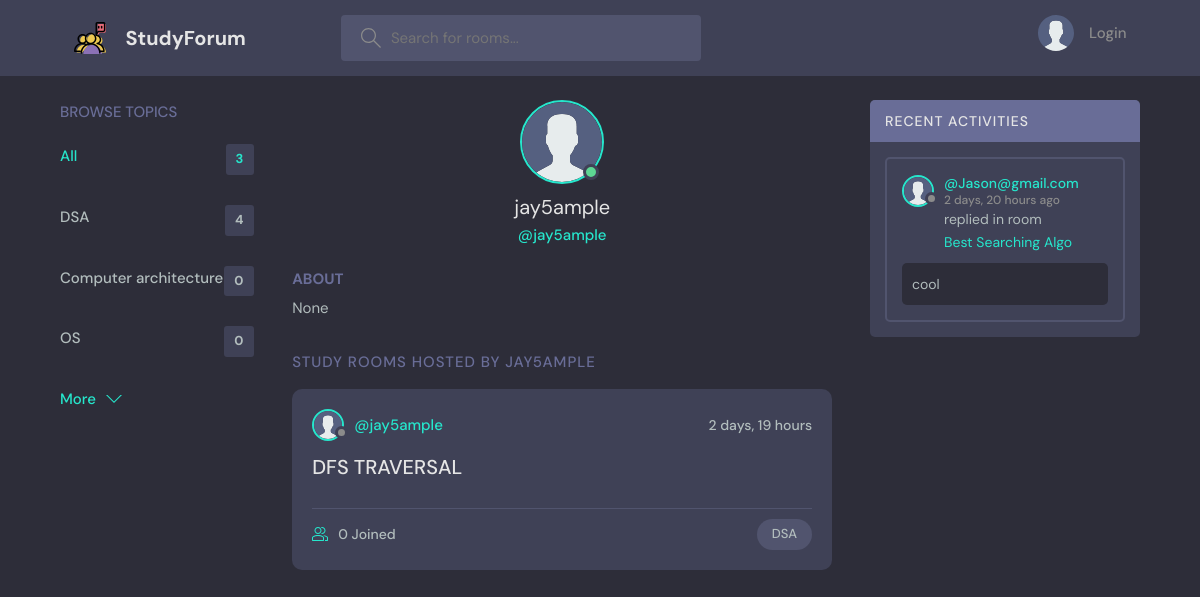
Page /profile/9/ on the committed database.
### base/models.py (models this page shows, shortened)
class Topic(models.Model):
     name = models.CharField(max_length = 200)

class User(AbstractUser):
    name = models.CharField(max_length=200, null=True)
    email = models.EmailField(unique=True, null=True)
    bio = models.TextField(null=True)
    avatar = models.ImageField(null=True,default="avatar.svg")
    USERNAME_FIELD = 'email'
    REQUIRED_FIELDS = []

class Room(models.Model):
    host = models.ForeignKey(User, on_delete = models.SET_NULL, null = True)
    topic = models.ForeignKey(Topic, on_delete = models.SET_NULL, null = True)
    name = models.CharField(max_length=200)
    description = models.TextField(null=True, blank=True)
    participants = models.ManyToManyField(User,related_name='participants',blank=True)
    updated = models.DateTimeField(auto_now=True)
    created = models.DateTimeField(auto_now_add=True)
    class Meta:
         ordering = ['-updated','-created']
    def __str__(self):
        return self.name

class Message(models.Model):
        user = models.ForeignKey(User, on_delete = models.CASCADE)
        room = models.ForeignKey(Room, on_delete = models.CASCADE)
        body = models.TextField()
        updated = models.DateTimeField(auto_now = True)
        created = models.DateTimeField(auto_now_add = True)
        class Meta:
         ordering = ['-updated','-created']

### base/views.py (the view)
# urls.py: path('profile/<str:pk>/', views.userProfile, name="user-profile"),
def userProfile(request,pk):
    user = User.objects.get(id=pk)
    rooms = user.room_set.all()
    room_messages = user.message_set.all()
    topics = Topic.objects.all()
    context = {'user':user,'rooms':rooms, 'room_messages':room_messages,'topics':topics}
    return render(request, 'base/profile.html' , context)

### base/templates/base/profile.html (shortened to what this page needs)
{% extends 'main.html' %}
{% block content %}
  <main class="profile-page layout layout--3">
    <div class="container">
      {% include 'base/topics_component.html' %}
      <div class="roomList">
        <div class="profile">
          <div class="profile__avatar">
            <div class="avatar avatar--large active">
              <img src="{{user.avatar.url}}" />
            </div>
          </div>
          <div class="profile__info">
            <h3>{{user.username}}</h3>
            <p>@{{user.username}}</p>
          </div>
          <div class="profile__about">
            <h3>About</h3>
            <p>
              {{user.bio}}
            </p>
          </div>
        </div>
        <div class="roomList__header">
          <div>
            <h2>Study Rooms Hosted by {{user.username}}</a>
            </h2>
          </div>
        </div>
        {% include 'base/feed_component.html' %}
      </div>
      {% include 'base/activity_component.html' %}
    </div>
  </main>
{% endblock content %}

### base/templates/base/topics_component.html
<div class="topics">
          <div class="topics__header">
            <h2>Browse Topics</h2>
          </div>
          <ul class="topics__list">
            <li>
              <a href="{% url 'home' %}" class="active">All <span>{{topics.count}}</span></a>
            </li>
            {% for topic in topics %}
            <li>
              <a href="{% url 'home' %}?q={{topic.name}}">{{topic.name}} <span>{{topic.room_set.all.count}}</span></a>
            </li>
            {% endfor %}
          </ul>
          <a class="btn btn--link" href="{% url 'topics' %}">
            More
            <svg version="1.1" xmlns="http://www.w3.org/2000/svg" width="32" height="32" viewBox="0 0 32 32">
              <title>chevron-down</title>
              <path d="M16 21l-13-13h-3l16 16 16-16h-3l-13 13z"></path>
            </svg>
          </a>
        </div>

### base/templates/base/feed_component.html (shortened to what this page needs)
{% for room in rooms %}
<div class="roomListRoom">
            <div class="roomListRoom__header">
              <a href="{% url 'user-profile' room.host.id %}" class="roomListRoom__author">
                <div class="avatar avatar--small">
                  <img src="{{room.host.avatar.url}}" />
                </div>
                <span>@{{room.host.username}}</span>
              </a>
              <div class="roomListRoom__actions">
                <span>{{room.created|timesince}}</span>
              </div>
            </div>
            <div class="roomListRoom__content">
              <a href="{% url 'room' room.id %}">{{room.name}}</a>
            </div>
            <div class="roomListRoom__meta">
              <a href="{% url 'room' room.id %}" class="roomListRoom__joined">
                {{room.participants.all.count}} Joined
              </a>
              <p class="roomListRoom__topic">{{room.topic.name}}</p>
            </div>
          </div>
          {% endfor %}

### base/templates/base/activity_component.html (shortened to what this page needs)
<div class="activities">
          <div class="activities__header">
            <h2>Recent Activities</h2>
          </div>
          {% for message in room_messages %}
          <div class="activities__box">
            <div class="activities__boxHeader roomListRoom__header">
              <a href="{% url 'user-profile' message.user.id %}" class="roomListRoom__author">
                <div class="avatar avatar--small">
                  <img src="{{message.user.avatar.url}}" />
                </div>
                <p>
                  @{{message.user}}
                  <span>{{message.created|timesince}} ago</span>
                </p>
              </a>
            </div>
            <div class="activities__boxContent">
              <p>replied in room <a href="{% url 'room' message.room.id %}">{{message.room}}</a></p>
              <div class="activities__boxRoomContent">
                {{message.body}}
              </div>
            </div>
          </div>
          {% endfor %}
        </div>

### rows in the picture
Topic: name "DSA", room_set.all.count "4"
Topic: name "Computer architecture", room_set.all.count "0"
Topic: name "OS", room_set.all.count "0"
User: avatar (placeholder picture), username "jay5ample", bio "None", username "JAY5AMPLE"
Room: host.avatar (placeholder picture), host.username "jay5ample", created "2 days, 19 hours", name "DFS TRAVERSAL", participants.all.count "0", topic.name "DSA"
Message: user.avatar (placeholder picture), user "Jason@gmail.com", created "2 days, 20 hours", room "Best Searching Algo", body "cool"

### other values in the picture
{{ topics.count }} "3"
